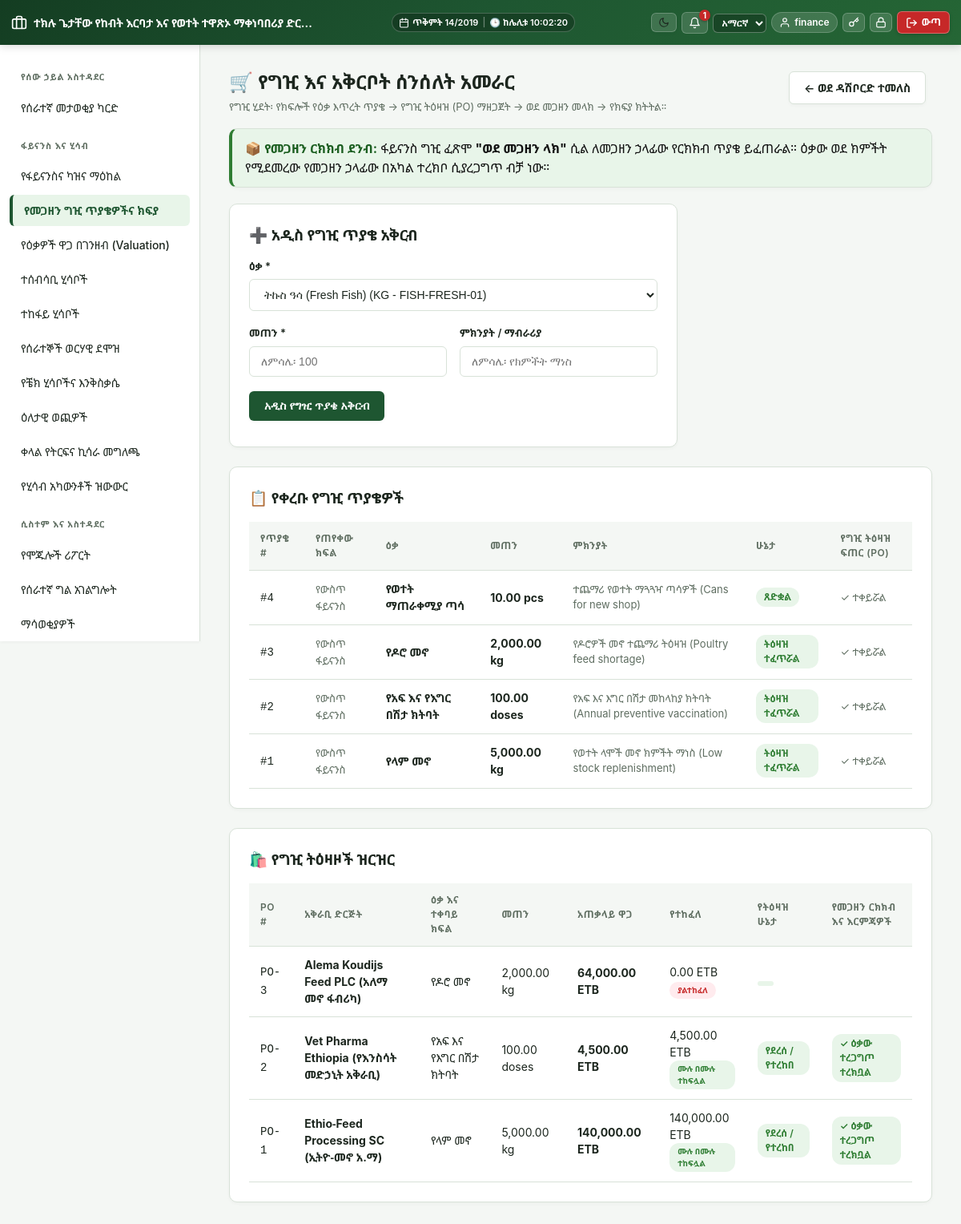
/modules/finance/purchasing.php (signed in), run on an earlier commit of the app's database.
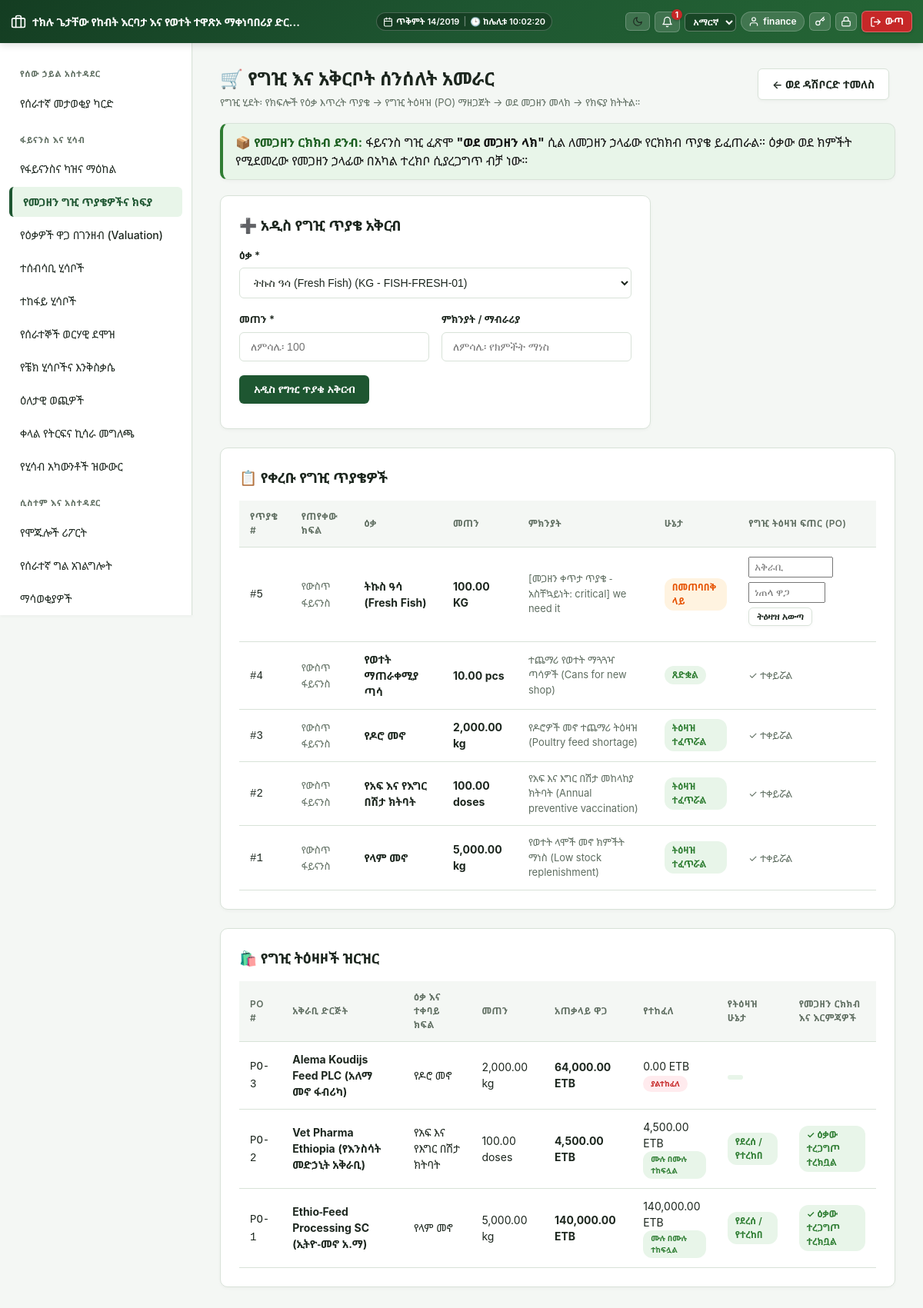
And on a later commit of the database.
### tables this page shows
CREATE TABLE `fin_purchase_requests` (
  `id` int(11) NOT NULL,
  `material_request_id` int(11) DEFAULT NULL,
  `stock_item_id` int(11) DEFAULT NULL,
  `quantity` decimal(12,2) NOT NULL,
  `justification` varchar(255) DEFAULT NULL,
  `requested_by` int(11) NOT NULL,
  `status` enum('pending','approved','rejected','converted_to_po') NOT NULL DEFAULT 'pending',
  `created_at` datetime DEFAULT current_timestamp()
);

CREATE TABLE `wh_stock_items` (
  `id` int(11) NOT NULL,
  `sku` varchar(50) NOT NULL,
  `name` varchar(150) NOT NULL,
  `product_class` enum('milk','feed','medicine','equipment','spare_parts','general') NOT NULL,
  `department_scope` varchar(20) DEFAULT NULL COMMENT 'NULL = shared across all departments in its product_class; otherwise a departments.code value restricting it to one department (see includes/material_request_shared.php)',
  `partition_code` enum('finished_products','feed_nutrition','materials_supplies') NOT NULL DEFAULT 'finished_products',
  `unit` varchar(20) NOT NULL,
  `is_perishable` tinyint(1) NOT NULL DEFAULT 0
);

CREATE TABLE `fin_purchase_orders` (
  `id` int(11) NOT NULL,
  `purchase_request_id` int(11) DEFAULT NULL,
  `material_request_id` int(11) DEFAULT NULL,
  `supplier_name` varchar(150) NOT NULL,
  `stock_item_id` int(11) NOT NULL,
  `quantity` decimal(12,2) NOT NULL,
  `unit_price` decimal(12,2) NOT NULL,
  `total_amount` decimal(14,2) NOT NULL,
  `amount_paid` decimal(14,2) NOT NULL DEFAULT 0.00,
  `payment_status` enum('unpaid','partial','paid') NOT NULL DEFAULT 'unpaid',
  `status` enum('draft','pending_approval','approved','sent','pending_receipt','received','cancelled') NOT NULL DEFAULT 'draft',
  `created_by` int(11) NOT NULL,
  `approved_by` int(11) DEFAULT NULL,
  `created_at` datetime DEFAULT current_timestamp()
);

### includes/auth.php (called while the page is built, shortened)
<?php
require_once __DIR__ . '/../config/db.php';
require_once __DIR__ . '/functions.php';
function current_user(): ?array
{
    return $_SESSION['user'] ?? null;
}
function has_role($allowedRoles): bool
{
    $user = current_user();
    return in_array($user['role'], $allowedRoles, true);
}

### includes/functions.php (called while the page is built, shortened)
<?php
require_once __DIR__ . '/../config/db.php';
function h(?string $s): string { return htmlspecialchars($s ?? '', ENT_QUOTES, 'UTF-8'); }
function current_locale(): string
{
    $user = current_user();
    $locale = $user['locale'] ?? ($_SESSION['guest_locale'] ?? 'en');
    return array_key_exists($locale, SUPPORTED_LOCALES) ? $locale : 'en';
}
function t(string $key, ?string $fallback = null): string
{
    static $cache = [];
    $locale = current_locale();
    if (!isset($cache[$locale])) {
        $path = __DIR__ . "/lang/{$locale}.php";
        $cache[$locale] = file_exists($path) ? require $path : [];
    }
    if (!isset($cache['en'])) {
        $pathEn = __DIR__ . '/lang/en.php';
        $cache['en'] = file_exists($pathEn) ? require $pathEn : [];
    }
    return $cache[$locale][$key] ?? $cache['en'][$key] ?? $fallback ?? $key;
}
function current_theme(): string
{
    $user = current_user();
    $theme = $user['theme'] ?? ($_SESSION['guest_theme'] ?? 'light');
    return $theme === 'dark' ? 'dark' : 'light';
}

### config/db.php (called while the page is built, shortened)
<?php
function db(): PDO
{
    static $pdo = null;
    if ($pdo === null) {
        try {
            $pdo = new PDO(
                "mysql:host=" . DB_HOST . ";dbname=" . DB_NAME . ";charset=utf8mb4",
                DB_USER,
                DB_PASS,
                [
                    PDO::ATTR_ERRMODE => PDO::ERRMODE_EXCEPTION,
                    PDO::ATTR_DEFAULT_FETCH_MODE => PDO::FETCH_ASSOC,
                ]
            );
        } catch (PDOException $e) {
            die('Database connection failed: ' . htmlspecialchars($e->getMessage()) .
                '<br>Check config/db.php — is MySQL running in XAMPP, and does the "aleltu_eifms" database exist?');
        }
    }
    return $pdo;
}

### modules/finance/purchasing.php (the view, shortened to what the changed rows need)
<?php
require_once __DIR__ . '/../../includes/functions.php';
require_once __DIR__ . '/../../includes/auth.php';
require_once __DIR__ . '/../../includes/header.php';
$requests = db()->query(
    "SELECT pr.*, i.name AS item_name, i.unit, d.name AS dept_name, mr.id AS mat_req_id
     FROM fin_purchase_requests pr
     LEFT JOIN wh_stock_items i ON i.id = pr.stock_item_id
     LEFT JOIN dept_material_requests mr ON mr.id = pr.material_request_id
     LEFT JOIN departments d ON d.id = mr.department_id
     ORDER BY pr.id DESC LIMIT 30"
)->fetchAll();
$orders = db()->query(
    "SELECT po.*, i.name AS item_name, i.unit, d.name AS dept_name
     FROM fin_purchase_orders po
     JOIN wh_stock_items i ON i.id = po.stock_item_id
     LEFT JOIN dept_material_requests mr ON mr.id = po.material_request_id
     LEFT JOIN departments d ON d.id = mr.department_id
     ORDER BY po.id DESC LIMIT 30"
)->fetchAll();
?>
<div style="display:flex;justify-content:space-between;align-items:center;margin-bottom:16px;flex-wrap:wrap;gap:10px">
    <div>
        <h2 class="mt-0" style="margin-bottom:4px">🛒 <?= h(t('fin.purchasing_title', 'Finance Purchasing & Supply Chain')) ?></h2>
    </div>
</div>
<div class="card" style="margin-bottom:24px">
    <div style="overflow-x:auto">
        <table>
            <thead>
                <tr>
                    <th><?= current_locale() === 'am' ? 'የጥያቄ #' : 'Req #' ?></th>
                    <th><?= current_locale() === 'am' ? 'የጠየቀው ክፍል' : 'Origin / Department' ?></th>
                    <th><?= current_locale() === 'am' ? 'ዕቃ' : 'Item' ?></th>
                    <th><?= current_locale() === 'am' ? 'መጠን' : 'Quantity' ?></th>
                    <th><?= current_locale() === 'am' ? 'ምክንያት' : 'Justification' ?></th>
                    <th><?= h(t('common.status', 'Status')) ?></th>
                    <th><?= current_locale() === 'am' ? 'የግዢ ትዕዛዝ ፍጠር (PO)' : 'Process PO' ?></th>
                </tr>
            </thead>
            <tbody>
                <?php foreach ($requests as $r):
                    $reqStText = match($r['status']) {
                        'converted_to_po' => (current_locale() === 'am' ? 'ትዕዛዝ ተፈጥሯል' : 'PO Created'),
                        'approved' => (current_locale() === 'am' ? 'ጸድቋል' : 'Approved'),
                        default => (current_locale() === 'am' ? 'በመጠባበቅ ላይ' : 'Pending')
                    };
                ?>
                    <tr>
                        <td><code>#<?= (int)$r['id'] ?></code></td>
                        <td>
                            <?php if ($r['mat_req_id']): ?>
                                <strong style="color:var(--primary)"><?= h($r['dept_name'] ?: (current_locale() === 'am' ? 'የስራ ክፍል' : 'Department')) ?></strong>
                                <br><small class="text-muted"><?= current_locale() === 'am' ? 'ከጥያቄ #' : 'Linked to Req #' ?><?= (int)$r['mat_req_id'] ?></small>
                            <?php else: ?>
                                <span class="text-muted"><?= current_locale() === 'am' ? 'የውስጥ ፋይናንስ' : 'Internal Finance' ?></span>
                            <?php endif; ?>
                        </td>
                        <td><strong><?= h($r['item_name']) ?></strong></td>
                        <td><strong style="font-size:14px"><?= number_format($r['quantity'], 2) ?> <?= h($r['unit']) ?></strong></td>
                        <td class="text-muted"><?= h($r['justification'] ?: '—') ?></td>
                        <td>
                            <span class="badge <?= $r['status'] === 'pending' ? 'dry' : 'milking' ?>">
                                <?= h($reqStText) ?>
                            </span>
                        </td>
                        <td>
                            <?php if ($r['status'] === 'pending'): ?>
                                <form method="post" style="display:flex;gap:6px;flex-wrap:wrap"><?= csrf_field() ?>
                                    <input type="text" name="supplier_name" placeholder="<?= current_locale() === 'am' ? 'አቅራቢ' : 'Supplier' ?>" required style="width:110px;padding:4px 6px">
                                    <input type="number" step="0.01" min="0.01" name="unit_price" placeholder="<?= current_locale() === 'am' ? 'ነጠላ ዋጋ' : 'Unit Price' ?>" required style="width:100px;padding:4px 6px">
                                    <button class="btn secondary" type="submit" style="padding:4px 10px;font-size:12px"><?= current_locale() === 'am' ? 'ትዕዛዝ አውጣ' : 'Create PO' ?></button>
                                </form>
                            <?php else: ?>
                                <span class="text-muted">✓ <?= current_locale() === 'am' ? 'ተቀይሯል' : 'Converted' ?></span>
                            <?php endif; ?>
                        </td>
                    </tr>
                <?php endforeach; ?>
            </tbody>
        </table>
    </div>
</div>
<div class="card">
    <div style="overflow-x:auto">
        <table>
        <thead>
            <tr>
                <th>PO #</th>
                <th><?= current_locale() === 'am' ? 'አቅራቢ ድርጅት' : 'Supplier' ?></th>
                <th><?= current_locale() === 'am' ? 'ዕቃ እና ተቀባይ ክፍል' : 'Item & Destination' ?></th>
                <th><?= current_locale() === 'am' ? 'መጠን' : 'Quantity' ?></th>
                <th><?= current_locale() === 'am' ? 'አጠቃላይ ዋጋ' : 'Total Value' ?></th>
                <th><?= current_locale() === 'am' ? 'የተከፈለ' : 'Paid Amount' ?></th>
                <th><?= current_locale() === 'am' ? 'የትዕዛዝ ሁኔታ' : 'Order Status' ?></th>
                <th><?= current_locale() === 'am' ? 'የመጋዘን ርክክብ እና እርምጃዎች' : 'Warehouse Dispatch / Actions' ?></th>
            </tr>
        </thead>
        <tbody>
            <?php foreach ($orders as $o):
                $payStatusBadge = ['unpaid' => 'badge sold', 'partial' => 'badge dry', 'paid' => 'badge milking'][$o['payment_status']] ?? 'badge';
                $payStatusText = match($o['payment_status']) {
                    'paid' => (current_locale() === 'am' ? 'ሙሉ በሙሉ ተከፍሏል' : 'Paid'),
                    'partial' => (current_locale() === 'am' ? 'በከፊል ተከፍሏል' : 'Partial'),
                    default => (current_locale() === 'am' ? 'ያልተከፈለ' : 'Unpaid')
                };
                $orderStatusBadge = match($o['status']) {
                    'received' => 'badge milking',
                    'pending_receipt', 'sent_to_warehouse' => 'badge dry',
                    'pending_approval' => 'badge sold',
                    'approved' => 'badge active',
                    default => 'badge'
                };
                $orderStatusText = match($o['status']) {
                    'received' => (current_locale() === 'am' ? 'የደረሰ / የተረከበ' : 'Received'),
                    'pending_receipt', 'sent_to_warehouse' => (current_locale() === 'am' ? 'ወደ መጋዘን የተላከ' : 'Sent to Warehouse'),
                    'pending_approval' => (current_locale() === 'am' ? 'ማጽደቅ ይጠብቃል' : 'Pending Approval'),
                    'approved' => (current_locale() === 'am' ? 'የጸደቀ' : 'Approved'),
                    default => str_replace('_', ' ', $o['status'])
                };
            ?>
                <tr>
                    <td><code>PO-<?= (int)$o['id'] ?></code></td>
                    <td><strong><?= h($o['supplier_name']) ?></strong></td>
                    <td>
                        <?= h($o['item_name']) ?>
                    </td>
                    <td><?= number_format($o['quantity'], 2) ?> <?= h($o['unit']) ?></td>
                    <td><strong><?= number_format($o['total_amount'], 2) ?> <?= h(t('common.etb', 'ETB')) ?></strong></td>
                    <td>
                        <?= number_format($o['amount_paid'], 2) ?> <?= h(t('common.etb', 'ETB')) ?>
                        <br><span class="<?= $payStatusBadge ?>" style="font-size:10px"><?= h($payStatusText) ?></span>
                    </td>
                    <td>
                        <span class="<?= $orderStatusBadge ?>"><?= h($orderStatusText) ?></span>
                    </td>
                    <td>
                        <?php if ($o['status'] === 'pending_approval'): ?>
                            <form method="post"><?= csrf_field() ?>
                                <input type="hidden" name="approve_po" value="<?= (int) $o['id'] ?>">
                                <button class="btn secondary" type="submit" style="padding:4px 10px;font-size:12px">✓ <?= current_locale() === 'am' ? 'ትዕዛዙን አጽድቅ' : 'Approve PO' ?></button>
                            </form>
                        <?php elseif ($o['status'] === 'received'): ?>
                            <span class="badge milking">✓ <?= current_locale() === 'am' ? 'ዕቃው ተረጋግጦ ተረክቧል' : 'Stock Received &amp; Verified' ?></span>
                        <?php endif; ?>
                    </td>
                </tr>
            <?php endforeach; ?>
        </tbody>
    </table>
    </div>
</div>
<?php require_once __DIR__ . '/../../includes/footer.php'; ?>

### includes/header.php (shortened to what the changed rows need)
<?php
require_once __DIR__ . '/auth.php';
?>
<!DOCTYPE html>
<html lang="<?= h(current_locale()) ?>" data-theme="<?= h(current_theme()) ?>">
<head>
    <link rel="stylesheet" href="<?= BASE_URL ?>/assets/css/app.css?v=<?= time() ?>">
</head>
<body>
<?php
$currentScript = $_SERVER['SCRIPT_NAME'] ?? '';
?>
<div class="layout">
    <div class="sidebar" id="sidebar">
        <?php foreach ($sidebarMenu as $sec): ?>
            <?php
            $visibleItems = array_filter($sec['items'], function($item) {
                return empty($item['roles']) || has_role($item['roles']);
            });
            ?>
            <?php if (!empty($visibleItems)): ?>
                <div class="section"><?= h($sec['title']) ?></div>
                <?php foreach ($visibleItems as $item): ?>
                    <?php $isActive = ($currentScript === $item['url']); ?>
                    <a href="<?= h($item['url']) ?>" class="<?= $isActive ? 'active' : '' ?>"><?= h($item['label']) ?></a>
                <?php endforeach; ?>
            <?php endif; ?>
        <?php endforeach; ?>
    </div>
    <div class="content">

What changed in the data, as far as the page shows it:
added fin_purchase_requests: id "5", stock_item.name "ትኩስ ዓሳ (Fresh Fish)", quantity "100.00", stock_item.unit "KG", justification "[መጋዘን ቀጥታ ጥያቄ - አስቸኳይነት: critical] we need it", status "በመጠባበቅ ላይ", shows "ትዕዛዝ አውጣ"
